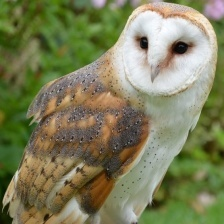
#> input picture Bird_Pridiction/Bird Species Flask App/sample_data/001.jpg, 224 x 224 px
$ python -i preprocessing.py   (imports and definitions only)
#> lines starting #> are read from the running program, lines starting #| are printed output that depends on the picture
from PIL import Image, ImageFilter
import numpy as np

def imageprepare(path):
    im = Image.open(path).convert('L')
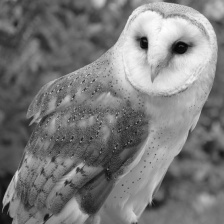
#> im: PIL image 224x224 L; min 4, max 254, mean 122.7
    width = float(im.size[0])
#> width = 224
    height = float(im.size[1])
#> height = 224
    print(width, height)
#| 224.0 224.0
    newImage = Image.new('L', (28, 28), (255)) # Creating white canvas of 28*28 pixels - mnist format
#> newImage: PIL image 28x28 L; every value is 255
    if (width > height):
        # Checking if the dimensions are not correct
        nheight = int(round(20.0/width * height)) # Resetting height according to ratio width
        if nheight == 0:
           nheight = 1

        # Sharpening the image
        img = im.resize((20, nheight), Image.LANCZOS).filter(ImageFilter.SHARPEN)
        wtop = int(round(((28 - nheight)/2), 0)) # calculating horizontal position
        newImage.paste(img, (4, wtop))

    else:
        # height is bigger, resize it
        nwidth = int(round(20.0 / height*width))
#> nwidth = 20
        if nwidth == 0:
            nwidth = 1

        # Sharpening the image
        img = im.resize((nwidth, 20), Image.LANCZOS).filter(ImageFilter.SHARPEN)
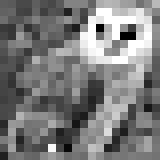
#> img: PIL image 20x20 L (shown 8 times larger); min 0, max 255, mean 123.2
        wleft = int(round(((28 - width)/2), 0)) # Calculating vertical position
#> wleft = -98
        newImage.paste(img, (wleft, 4))

    tv = list(newImage.getdata()) # get pixel values
#> tv = 784 values from 255 to 255
    tva = [(255 - x)*1.0 / 255.0 for x in tv]
#> tva = 784 values from 0 to 0
    var = np.array(tva).reshape(1, 784)
    return var

>>> result = imageprepare('../../../../Bird_Pridiction/Bird Species Flask App/sample_data/001.jpg')
